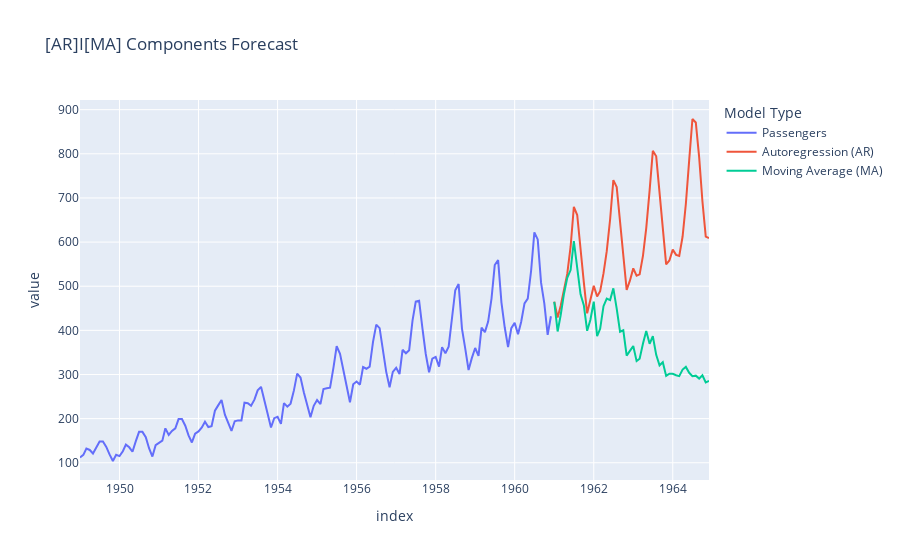

This figure's notebook cell:
### Markdown cell above
### Moving Average (MA)

### Code cell
from statsmodels.tsa.arima.model import ARIMA

def ma_forecast(data, order, horizon):
    model = ARIMA(data, order=(0, 0, order))
    model_fit = model.fit()
    forecast = model_fit.predict(start=len(data), end=len(data)+horizon-1)
    return forecast

df_forecast_arima_components['Moving Average (MA)'] = ma_forecast(data, horizon, horizon)

fig = pd.concat([df_passengers, df_forecast_arima_components]).plot(title='[AR]I[MA] Components Forecast')
fig = fig.update_layout(legend_title_text='Model Type')
fig

### Figure 1 — Plotly figure (JSON) as saved in the notebook; plotly's stock layout.template omitted (floating-point values rounded to 4 significant figures; data arrays with more than 128 entries replaced by an {"elided": "..."} marker saying what was removed)
{"data": [{"hovertemplate": "variable=Passengers<br>index=%{x}<br>value=%{y}<extra></extra>", "legendgroup": "Passengers", "line": {"color": "#636efa", "dash": "solid"}, "marker": {"symbol": "circle"}, "mode": "lines", "name": "Passengers", "orientation": "v", "showlegend": true, "type": "scatter", "x": {"elided": "192 str values"}, "xaxis": "x", "y": {"elided": "192 float values"}, "yaxis": "y"}, {"hovertemplate": "variable=Autoregression (AR)<br>index=%{x}<br>value=%{y}<extra></extra>", "legendgroup": "Autoregression (AR)", "line": {"color": "#EF553B", "dash": "solid"}, "marker": {"symbol": "circle"}, "mode": "lines", "name": "Autoregression (AR)", "orientation": "v", "showlegend": true, "type": "scatter", "x": {"elided": "192 str values"}, "xaxis": "x", "y": {"elided": "192 float values"}, "yaxis": "y"}, {"hovertemplate": "variable=Moving Average (MA)<br>index=%{x}<br>value=%{y}<extra></extra>", "legendgroup": "Moving Average (MA)", "line": {"color": "#00cc96", "dash": "solid"}, "marker": {"symbol": "circle"}, "mode": "lines", "name": "Moving Average (MA)", "orientation": "v", "showlegend": true, "type": "scatter", "x": {"elided": "192 str values"}, "xaxis": "x", "y": {"elided": "192 float values"}, "yaxis": "y"}], "layout": {"legend": {"title": {"text": "Model Type"}, "tracegroupgap": 0}, "title": {"text": "[AR]I[MA] Components Forecast"}, "xaxis": {"anchor": "y", "domain": [0, 1], "title": {"text": "index"}}, "yaxis": {"anchor": "x", "domain": [0, 1], "title": {"text": "value"}}}}
